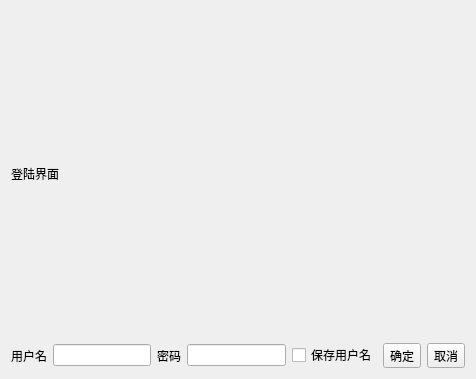
<?xml version="1.0" encoding="UTF-8"?>
<ui version="4.0">
 <class>QDialogLogin</class>
 <widget class="QDialog" name="QDialogLogin">
  <property name="geometry">
   <rect>
    <x>0</x>
    <y>0</y>
    <width>476</width>
    <height>379</height>
   </rect>
  </property>
  <property name="windowTitle">
   <string>Dialog</string>
  </property>
  <layout class="QVBoxLayout" name="verticalLayout">
   <item>
    <widget class="QLabel" name="labelPicture">
     <property name="text">
      <string>登陆界面</string>
     </property>
    </widget>
   </item>
   <item>
    <layout class="QHBoxLayout" name="horizontalLayout">
     <item>
      <widget class="QLabel" name="labelUserName">
       <property name="text">
        <string>用户名</string>
       </property>
      </widget>
     </item>
     <item>
      <widget class="QLineEdit" name="textUserName"/>
     </item>
     <item>
      <widget class="QLabel" name="labelPswd">
       <property name="text">
        <string>密码</string>
       </property>
      </widget>
     </item>
     <item>
      <widget class="QLineEdit" name="textPaswd"/>
     </item>
     <item>
      <widget class="QCheckBox" name="boxSaveUsername">
       <property name="text">
        <string>保存用户名</string>
       </property>
      </widget>
     </item>
     <item>
      <widget class="QToolButton" name="btnOK">
       <property name="text">
        <string>确定</string>
       </property>
      </widget>
     </item>
     <item>
      <widget class="QToolButton" name="btnCancel">
       <property name="text">
        <string>取消</string>
       </property>
      </widget>
     </item>
    </layout>
   </item>
  </layout>
 </widget>
 <resources/>
 <connections>
  <connection>
   <sender>btnCancel</sender>
   <signal>clicked()</signal>
   <receiver>QDialogLogin</receiver>
   <slot>reject()</slot>
   <hints>
    <hint type="sourcelabel">
     <x>446</x>
     <y>280</y>
    </hint>
    <hint type="destinationlabel">
     <x>237</x>
     <y>189</y>
    </hint>
   </hints>
  </connection>
 </connections>
</ui>
